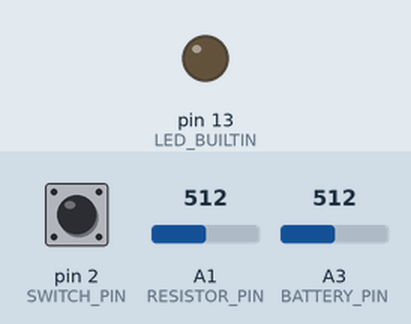
Simulated run of this sketch. Board: Arduino Uno, built with avr-gcc and run on an emulated ATmega328P. On the bench: output pins drawn as LEDs (lit = HIGH). The inputs (shaded band) are chosen by the test bench; at power-on: pin 2 (SWITCH_PIN) LOW, A1 (RESISTOR_PIN) = 512, A3 (BATTERY_PIN) = 512. Pins used as bus, display or sensor lines are not drawn; what the sketch prints to the serial monitor is not drawn.

Above: at 1.2 s.
1.3 s: pin 2 (SWITCH_PIN) pulled HIGH for 0.15 s
At 1.4 s:
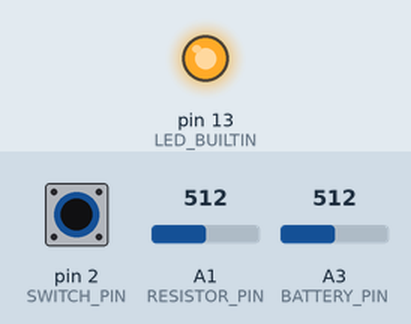
Timing chart, 0 to 4.3 s (numbered marks = the images above; inputs shaded):
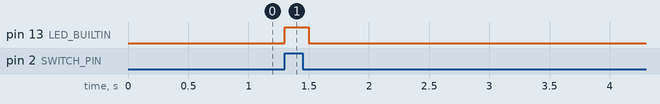

Measured:
- after the input at 1.3 s, pin 13 (LED_BUILTIN): LOW → HIGH at once, → LOW 0.20 s later

The sketch:

cell_test_bench_rev2.ino
```cpp
#define SAMPLING_FREQUENCY 5 // in Hz
#define T1 1 // in s
#define T2 60 // in s

int SWITCH_PIN = 2;
int TRIGGER_PIN = 3;
int BATTERY_PIN = 3;
int RESISTOR_PIN = 1;
int valB, valR;
int count;
double res_voltage, bat_voltage;
const double CORRECTION_FACTOR = 2;//1.80806;

void setup() {
  // put your setup code here, to run once:
  pinMode(SWITCH_PIN, INPUT);
  pinMode(LED_BUILTIN, OUTPUT);
  pinMode(TRIGGER_PIN, OUTPUT);
  Serial.begin(9600);
}


void loop() {
  // put your main code here, to run repeatedly:
  if(digitalRead(SWITCH_PIN) == HIGH) {
    digitalWrite(LED_BUILTIN, HIGH);
    delay(200);
    digitalWrite(LED_BUILTIN, LOW);

    digitalWrite(TRIGGER_PIN, HIGH);
    delay(200);
    digitalWrite(TRIGGER_PIN, LOW);

    Serial.println("START");

    for (int i = 0; i < T1 * SAMPLING_FREQUENCY; i++) {
      valB = analogRead(BATTERY_PIN);
      valR = analogRead(RESISTOR_PIN);
      bat_voltage = valB * .0049;
      res_voltage = valR * .0049;
      double current = (bat_voltage - res_voltage) * CORRECTION_FACTOR;
      Serial.println(bat_voltage * CORRECTION_FACTOR);
      Serial.println((current) / .527778);
      delay(1000 / SAMPLING_FREQUENCY);
    }

    for (int i = 0; i < T2 * SAMPLING_FREQUENCY; i++) {
      valB = analogRead(BATTERY_PIN);
      valR = analogRead(RESISTOR_PIN);
      bat_voltage = valB * .0049; //((double)valB / (double)1023) * 5.0;
      res_voltage = valR * .0049; //((double)valR / (double)1023) * 5.0;
      double current = (res_voltage - bat_voltage) * CORRECTION_FACTOR;
      Serial.println(bat_voltage * CORRECTION_FACTOR);
      Serial.println((current) / .527778);
      delay(1000 / SAMPLING_FREQUENCY);
    }
        Serial.println("DONE");

  }
}
```
